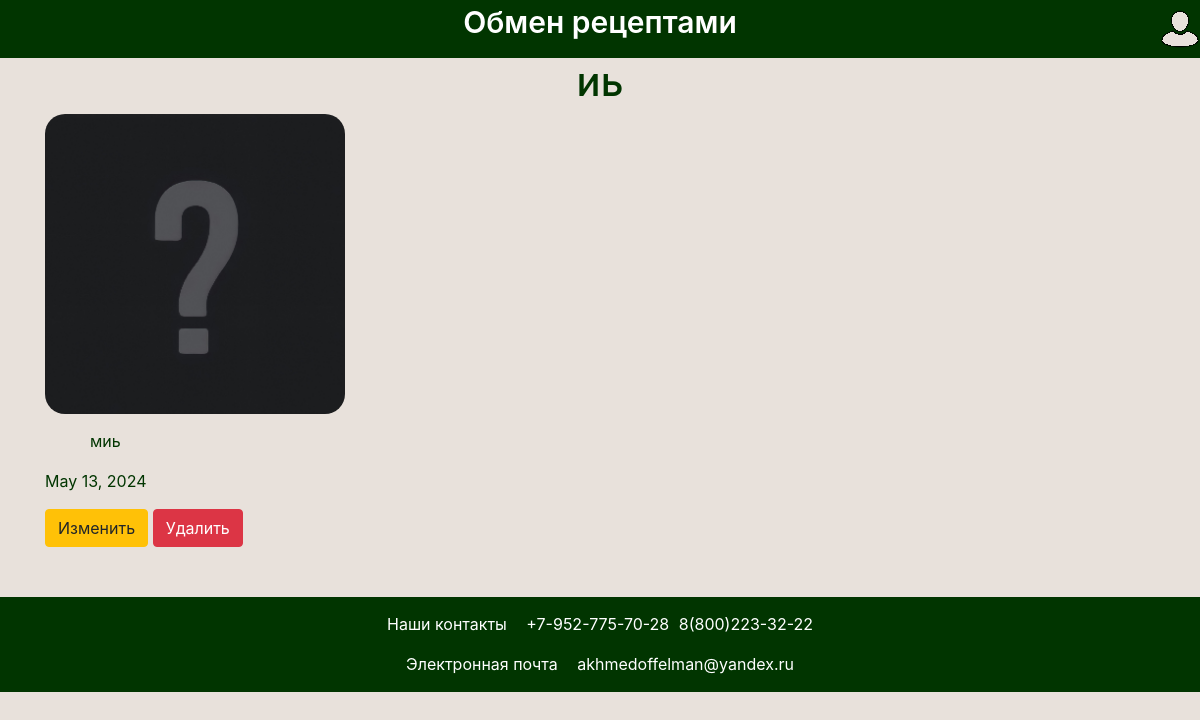
Page /recipe/4 (signed in) on the committed database.
### data/recipe_model.py (models this page shows)
class Recipe(SqlAlchemyBase, SerializerMixin):
    __tablename__ = 'recipes'
    id = sqlalchemy.Column(sqlalchemy.Integer,
                           primary_key=True, autoincrement=True)
    title = sqlalchemy.Column(sqlalchemy.String, nullable=True)
    dish_image = sqlalchemy.Column(sqlalchemy.String,
                                   nullable=True)
    content = sqlalchemy.Column(sqlalchemy.String, nullable=True)
    created_date = sqlalchemy.Column(sqlalchemy.String,
                                     default=datetime.datetime.now().strftime("%B %d, %Y"))
    is_private = sqlalchemy.Column(sqlalchemy.Boolean, default=True)
    user_id = sqlalchemy.Column(sqlalchemy.Integer,
                                sqlalchemy.ForeignKey("users.id"))
    user = orm.relationship('User')

### main.py (the view)
@app.route('/recipe/<int:_id>')
def recipe(_id: int):
    db_sess = create_session()
    recipe = db_sess.query(Recipe).filter(Recipe.id == _id).first()
    return render_template('recipe.html', recipe=recipe)

### data/db_session.py (called while the page is built)
def create_session() -> Session:
    global __factory
    return __factory()

### main.py (called while the page is built)
@login_manager.user_loader
def load_user(user_id):
    db_sess = create_session()
    return db_sess.query(User).get(user_id)

### templates/recipe.html
{% extends "base.html" %}
{% block styles %}
<link rel="stylesheet" type="text/css" href="{{ url_for('static', filename='css/recipe.css') }}">
{% endblock %}
{% block content %}
<div class="recipe_header">
    <h1>{{ recipe.title }}</h1>
</div>
<div class="recipe_img">
    <img src="/static/users_img/{{ recipe.dish_image }}" width="300" height="300" onerror="this.src='/static/img/default_image.jpg';">
</div>
<div class="recipe_content">
    <p class="recipe_content_text">{{ recipe.content }}</p>
</div>
<div class="recipe_created_date">
    <p>{{ recipe.created_date }}</p>
</div>
{% if current_user.is_authenticated and current_user == recipe.user %}
<div class="buttons">
    <a href="/edit_recipe/{{ recipe.id }}" class="btn btn-warning">
        Изменить
    </a>
    <a href="/delete_recipe/{{ recipe.id }}" class="btn btn-danger">
        Удалить
    </a>
</div>
{% endif %}
{% endblock %}

### static/css/recipe.css (style rules this page uses)
.recipe_header { text-align: center; }
.recipe_img { display: flex; justify-content: left; }
.recipe_img > img { border-radius: 20px; }
.recipe_content_text { text-indent: 45px; padding-top: 15px; }

### static/css/base.css (style rules this page uses)
body { background-color: #E8E1DB; }

### rows in the picture
Recipe: title "иь", content "миь", created_date "May 13, 2024"
